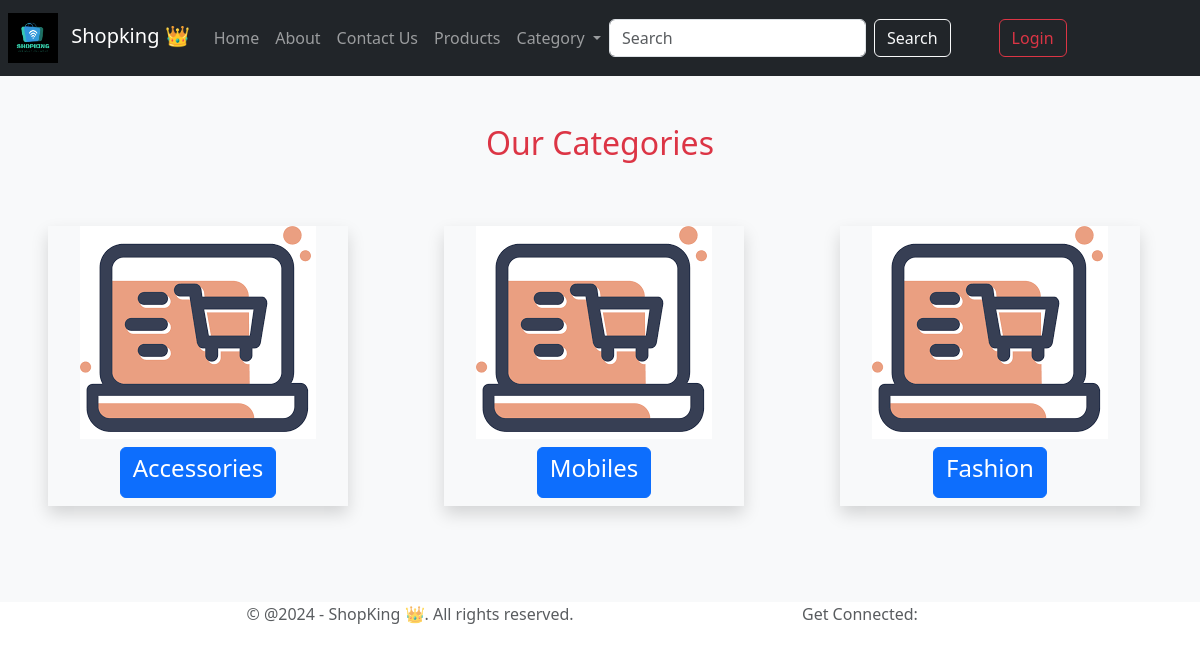
/home/, run on the app's committed database.
### home/models.py (models this page shows, shortened)
class Category(models.Model):
    c_name = models.CharField(max_length = 50)

### home/views.py (the view)
# urls.py: 2. Add a URL to urlpatterns:  path('', views.home, name='home')
def home(request):
    category = Category.objects.all()
    context = {'category': category}
    return render(request,'log/home.html',context)

### home/templates/log/home.html
{% extends 'log/base.html'%}
{% load static%}
{% block content%}
<div class="py-3 py-md-5 bg-light">
    <div class="container-fluid text-center">
        <div class="row">
            <div class="col-md-12 text-center ">
                <h2 class="text-danger mb-3">Our Categories</h2>
            </div>
            {% for cat in category%}
            <div class="col-6 col-md-3 mx-5 my-5 shadow">
                <div class="category-card">
                    <a href="{% url 'products' %}">
                        <div class="category-card-img">
                            <img src="/media/uploads/cart.png" class="img-fluid" alt="Laptop">
                        </div>
                        <div class="category-card-body">
                            <button class="btn btn-primary my-2 mx-5"><h4>{{cat.c_name}}</h4></button>
                        </div>
                    </a>
                </div>
            </div>
            {%endfor%}
        </div>
    </div>
</div>
{%endblock content%}

### data on the page
Category: c_name "Accessories"
Category: c_name "Mobiles"
Category: c_name "Fashion"
